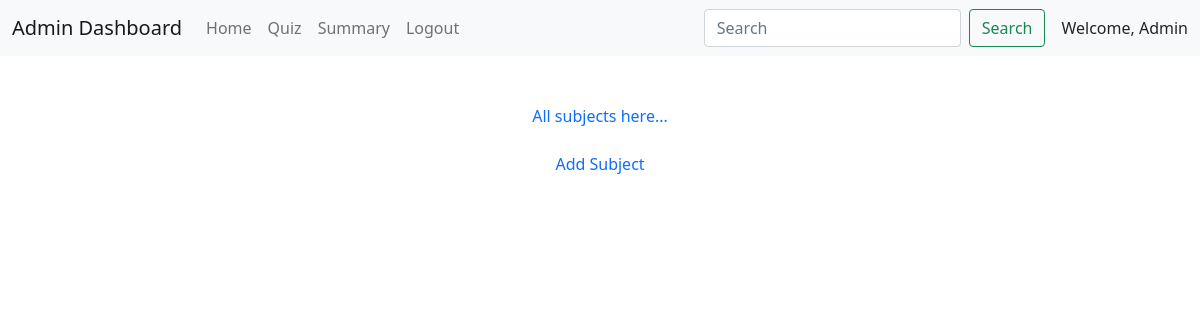
Page /admin/dashboard on the earlier database version.
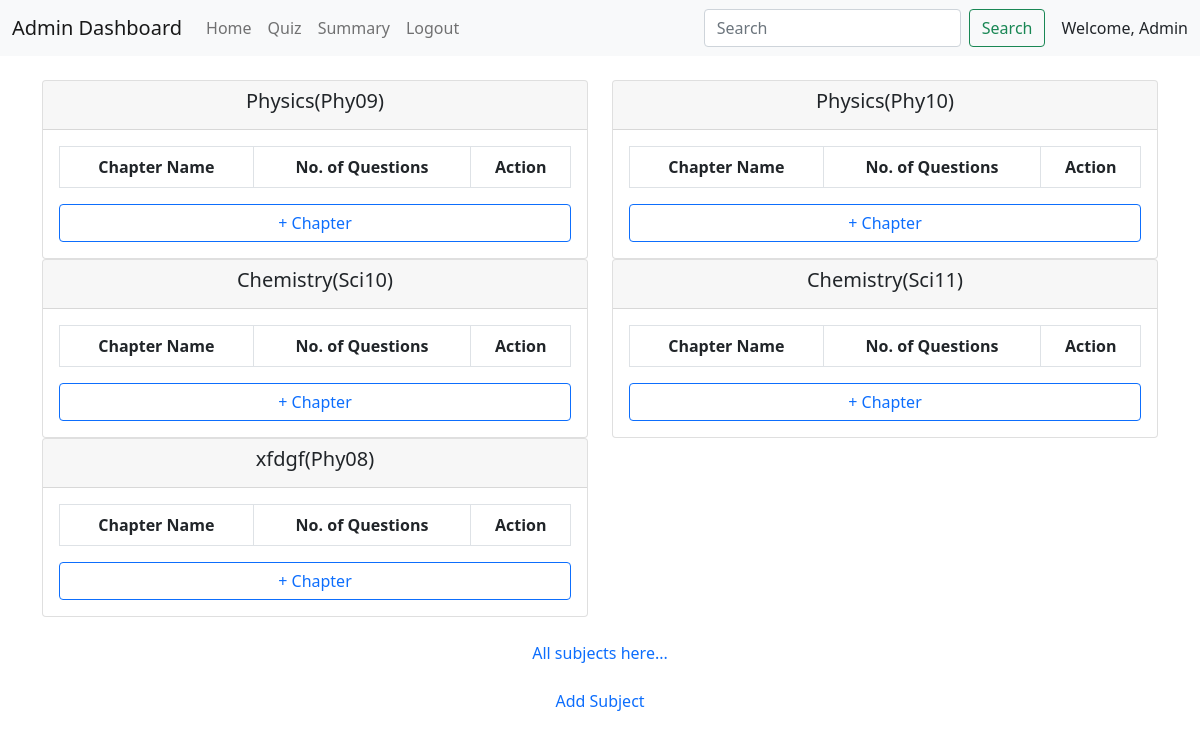
Same page on the later database version.
### models/model.py (models this page shows)
class Subject(db.Model):
    __tablename__ = 'subject'
    id = db.Column(db.String(20), primary_key=True)
    name = db.Column(db.String(200), nullable=False)
    description = db.Column(db.Text)
    chapters = db.relationship('Chapter', backref='subject', lazy=True)

### controllers/admin_controller.py (the view)
@app.route("/admin/dashboard")
def admin_dashboard():
    subjects = get_subjects()
    return render_template("admin/dashboard.html", subjects= subjects)

### controllers/admin_controller.py (called while the page is built)
def get_subjects():
    subjects = Subject.query.all()
    chapters = Chapter.query.all()
    subject_list = [{"id": subject.id, "name": subject.name, "description": subject.description, "chapter": [{"name": chapter.name, "description": chapter.description} for chapter in chapters if chapter.subject_id == subject.id]} for subject in subjects]
    chapters_list = [{"id": chapter.id, "name": chapter.name, "description": chapter.description, "subject_id" : chapter.subject_id} for chapter in chapters]
    return subject_list

### templates/admin/dashboard.html (shortened to what this page needs)
<!DOCTYPE html>
<html lang="en">
<head>
  <link rel="stylesheet" type="text/css" href="{{ url_for('static', filename='bootstrap/css/bootstrap.min.css') }}" />
</head>
<body>
  <nav class="navbar navbar-expand-lg navbar-light bg-light">
    <div class="container-fluid">
      <a class="navbar-brand" href="#">Admin Dashboard</a>
      <div class="collapse navbar-collapse" id="navbarNav">
        <ul class="navbar-nav me-auto mb-2 mb-lg-0">
          <li class="nav-item"><a class="nav-link" href="#">Home</a></li>
          <li class="nav-item"><a class="nav-link" href="#">Quiz</a></li>
          <li class="nav-item"><a class="nav-link" href="#">Summary</a></li>
          <li class="nav-item"><a class="nav-link" href="#">Logout</a></li>
        </ul>
        <form class="d-flex" role="search">
          <input class="form-control me-2" type="search" placeholder="Search" aria-label="Search">
          <button class="btn btn-outline-success" type="submit">Search</button>
        </form>
        <span class="ms-3">Welcome, Admin</span>
      </div>
    </div>
  </nav>
  <div class="container mt-4">
    <div class="row">
      {% for subject in subjects %}
      <div class="col-md-6">
        <div class="card">
          <div class="card-header text-center">
            <h5>{{subject.name}}({{subject.id}})</h5>
          </div>
          <div class="card-body">
            <table class="table table-bordered text-center">
              <thead>
                <tr>
                  <th>Chapter Name</th>
                  <th>No. of Questions</th>
                  <th>Action</th>
                </tr>
              </thead>
            </table>
            <a href="/admin/add_chapter?subject_id={{subject.id}}"><button class="btn btn-outline-primary w-100">+
                Chapter</button></a>
          </div>
        </div>
      </div>
      {% endfor %}
    </div>
    <div class="text-center mt-4">
      <a href="#" class="text-decoration-none">All subjects here...</a>
    </div>
    <div class="text-center mt-4">
      <a href="#" class="text-decoration-none">Add Subject</a>
    </div>
  </div>
</body>
</html>

Differences in the rows shown:
added Subject: name "Physics", id "Phy09"
added Subject: name "Physics", id "Phy10"
added Subject: name "Chemistry", id "Sci10"
added Subject: name "Chemistry", id "Sci11"
added Subject: name "xfdgf", id "Phy08"
